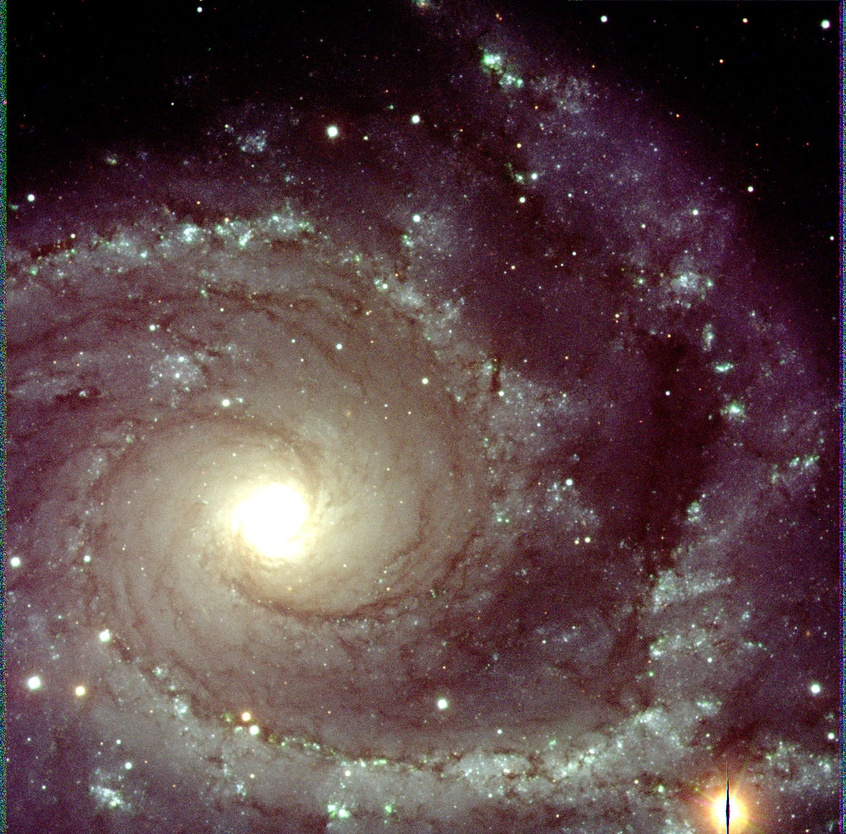
#> input picture code-templates/matplotlib_examples/NGC_2997.jpg, 846 x 834 px, shrunk from 1280 x 1263 before the run
$ python multi_plot.py   (Python 2 division)
#> lines starting #> are read from the running program, lines starting #| are printed output that depends on the picture
# Matplotlib Demo 6
# subplots
# JDWest 10/19/2015

import matplotlib.pyplot as plt
import numpy as np
plt.close('all')        # close all windows

# load hourly Earth tide time series
Tide = np.load('Tide.npy')
#> (reads code-templates/matplotlib_examples/Tide.npy from the repository)

# load barometric pressure time series
BP = np.load('BP.npy')
#> (reads code-templates/matplotlib_examples/BP.npy from the repository)

# subplot: 2 rows, 2 columns => 4 figures!
fig, ((ax1, ax2), (ax3, ax4)) = plt.subplots(2,2,figsize=(10,8))

### 1st subplot figure!

# plot histogram
ax1.hist(Tide + BP, bins=20, color='#ff6600', alpha=0.5)

# add labels + title
ax1.set_xlabel("Combined Stress")
ax1.set_ylabel("Number of Samples")
ax1.set_title("Distribution of Stress Measurements")

# grid lines
ax1.grid(True)

### 2nd subplot figure!

# x axis is just hours, one per sample
x = np.arange(len(Tide))

# scatter plot tides
ax2.scatter(x, Tide, color='green', marker='^')

# add labels + title
ax2.set_xlabel("Hours")
ax2.set_ylabel("Stress (kPa)")
ax2.set_title("Tidal Stress vs Time")

### 3rd subplot figure!

# plot barometric pressure
ax3.plot(x, BP, color='blue', linewidth = 1.5)

# add labels + title
ax3.set_xlabel("Hours")
ax3.set_ylabel("Stress (kPa)")
ax3.set_title("Barometric Pressure vs Time",fontsize=13)

### 4th subplot figure!

# # plot just the first 24 hours
# BP = BP[0:24]

# # offset by 100 kPa
# BP = BP - 100

# # x axis is just hours, one per sample
# x = np.arange(len(BP))

# # plot bar chart
# ax4.bar(x, BP, facecolor='#660099', edgecolor='green', alpha=0.5)

# # add labels + title
# ax4.set_xlabel("Time (hours)")
# ax4.set_ylabel("Barometric Pressure + 100kPa")
# ax4.set_title("Barometric Pressure Bar Chart")

# # grid lines
# ax4.grid(True)

### Alternative 4th subplot figure!

import matplotlib.image as mpimg

# Load image of NGC 2997 from ESO: https://www.eso.org/public/images/eso9921a/
img = mpimg.imread('NGC_2997.jpg')
#> img is the input picture: shape (834, 846, 3); mean R, G, B 87.7, 68.3, 69.5

ax4.imshow(img,extent=(0,3.4,0,3.4)) 	# image size from webpage
ax4.locator_params(nbins=6)	# number of ticks
ax4.set_xlim(0,3.4) # force axes range (no whitespace!)
ax4.set_ylim(0,3.4) # force axes range (no whitespace!)

x_axis = ax4.xaxis.get_ticklocs()
y_axis = ax4.yaxis.get_ticklocs()

# Move center:
x_center = 1.067389
y_center = 1.285878
# Put x on center
ax4.plot(x_center,y_center,'x',mew=2,ms=5)
x_axis = x_axis-x_center
y_axis = y_axis-y_center
ax4.xaxis.set_ticklabels(['%.3f' %x1 for x1 in x_axis])
ax4.yaxis.set_ticklabels(['%.3f' %y1 for y1 in y_axis])

# Put center in title, ra: 09h 45m 38.8s, dec:-31deg 11sec 28arcsec
ax4.set_xlabel("Degrees")
ax4.set_ylabel("Degrees")
ax4.set_title("RA: 09h 45m 38.8s, DEC:-31$^o$ 11' 28arcsec''",fontsize=13)

# [14 lines of commented-out code are left out]
def onclick(event):
    print 'button=%d, x=%d, y=%d, xdata=%f, ydata=%f'%(
        event.button, event.x, event.y, event.xdata, event.ydata)

cid = fig.canvas.mpl_connect('button_press_event', onclick)

# for better layout

fig.tight_layout()

# show your work
plt.show(block=False)
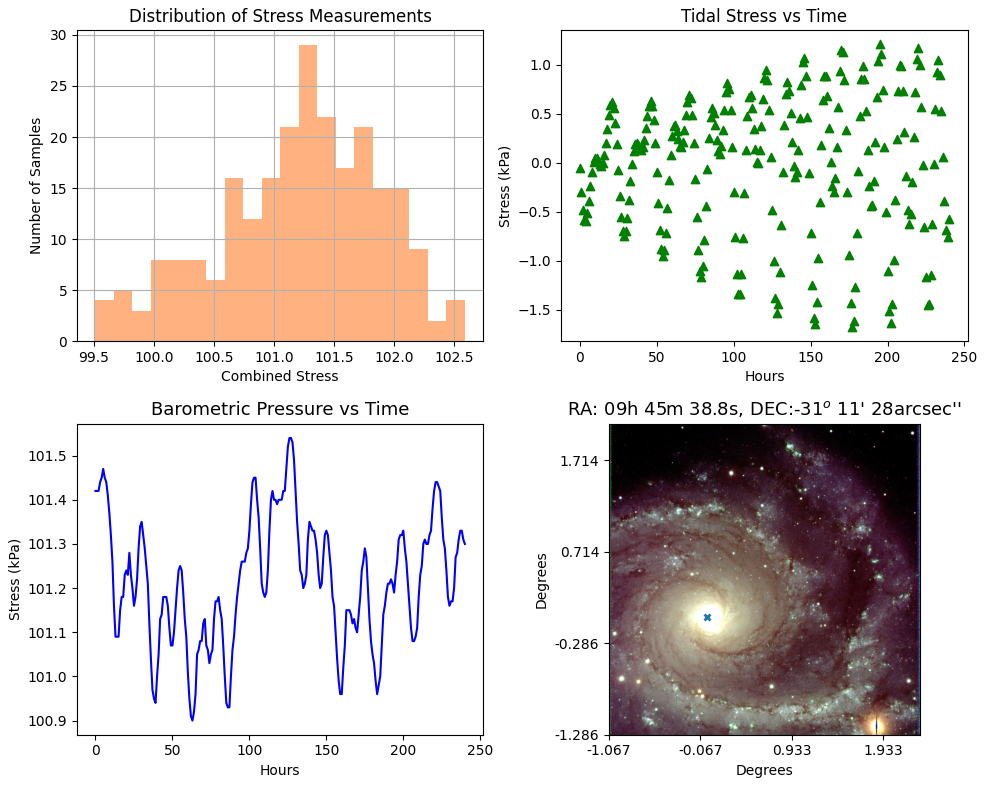
#> figure drawn by matplotlib, 4 panels; panel 1: tallest bar 29 high, from x = 101.2 to 101.4; panel 3: curve peaks at x = 126, y = 101.5
